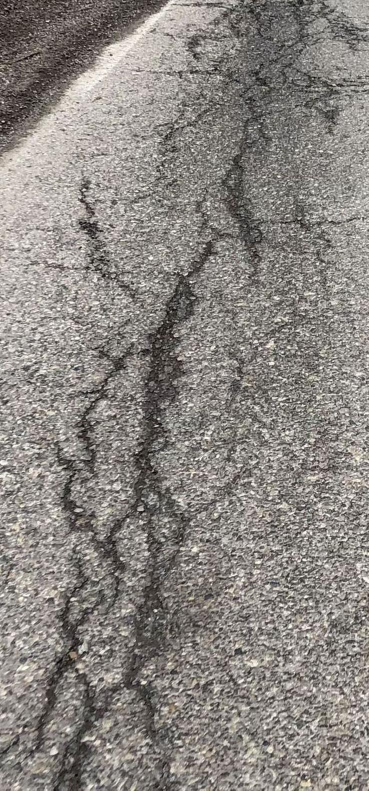
#> input picture data/processed/crack/107.jpg, 737 x 1581 px (shown at 1/2 size); its folder holds only this picture in this run
$ jupyter execute backpropagation.ipynb
#> lines starting #> are read from the running program, lines starting #| are printed output that depends on the picture
# Modelling

Parts of Preprocessing:
* Data Load
* Encoding
* Train-Test Split
* Neural Network Initialization
* Activation FUnction
* Training
* Model Evaluation
* Visualization

[cell 1]
import numpy as np
import os
from PIL import Image
from sklearn.model_selection import train_test_split
from sklearn.preprocessing import LabelEncoder, OneHotEncoder
from sklearn.metrics import confusion_matrix, ConfusionMatrixDisplay
import matplotlib.pyplot as plt

### Data Load

[cell 2]
def load_data(data_dir, img_size=(32, 32)):
#> called with data_dir = './../../data/processed/', img_size = (180, 180)
    images = []
    labels = []
    for label in os.listdir(data_dir):
        label_dir = os.path.join(data_dir, label)
        if os.path.isdir(label_dir):
            for image_file in os.listdir(label_dir):
                img_path = os.path.join(label_dir, image_file)
                img = Image.open(img_path).convert("L").resize(img_size)
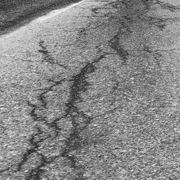
#> img: PIL image 180x180 L; min 27, max 242, mean 134.7

                # Original image
                img_array = np.array(img).flatten() / 255.0
                images.append(img_array)
                labels.append(label)

                # Augmentation: flipped image
                img_flipped = img.transpose(Image.FLIP_LEFT_RIGHT)
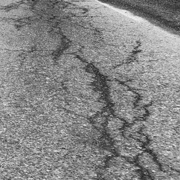
#> img_flipped: PIL image 180x180 L; min 27, max 242, mean 134.7
                img_flipped_array = np.array(img_flipped).flatten() / 255.0
                images.append(img_flipped_array)
                labels.append(label)
#> pass 2 of the loop in load_data, `for label in os.listdir(data_dir):`:
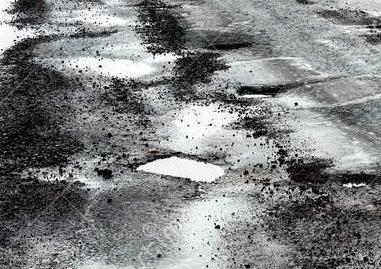
#> input picture data/processed/damage/100.jpg, 381 x 269 px
#> in load_data, `img = Image.open(img_path).convert("L").resize(img_size)`:
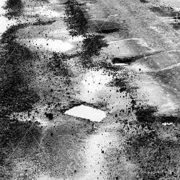
#> img: PIL image 180x180 L; min 0, max 255, mean 129.4
#> in load_data, `img_flipped = img.transpose(Image.FLIP_LEFT_RIGHT)`:
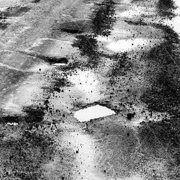
#> img_flipped: PIL image 180x180 L; min 0, max 255, mean 129.4
    return np.array(images), np.array(labels)

data_dir = "./../../data/processed/"
img_size = (180, 180)
X, y = load_data(data_dir, img_size=img_size)

### Encoding

[cell 3]
label_encoder = LabelEncoder()
y_encoded = label_encoder.fit_transform(y)
y_onehot = np.eye(len(np.unique(y_encoded)))[y_encoded]

### Train-Test Split

[cell 4]
X_train, X_test, y_train, y_test = train_test_split(X, y_onehot, test_size=0.2, random_state=42)

### Neural Network Initialization

[cell 5]
input_size = X_train.shape[1]
#> input_size = 32400
hidden_size = 64
output_size = y_onehot.shape[1]
#> output_size = 2
learning_rate = 0.01
epochs = 2000
lambda_reg = 0.001

np.random.seed(42)
W1 = np.random.randn(input_size, hidden_size) * 0.01
b1 = np.zeros((1, hidden_size))
W2 = np.random.randn(hidden_size, output_size) * 0.01
b2 = np.zeros((1, output_size))
#> b2 = [[0, 0]]
